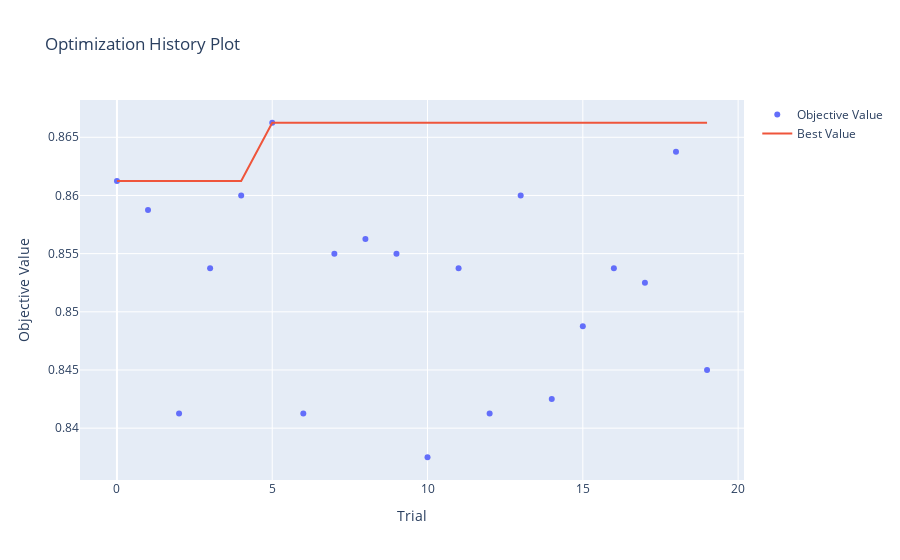

Notebook cell for this chart:
### Code cell
optuna.visualization.plot_optimization_history(study)

### Figure 1 — Plotly figure (JSON) as saved in the notebook; plotly's stock layout.template omitted (floating-point values rounded to 4 significant figures)
{"data": [{"mode": "markers", "name": "Objective Value", "type": "scatter", "x": [0, 1, 2, 3, 4, 5, 6, 7, 8, 9, 10, 11, 12, 13, 14, 15, 16, 17, 18, 19], "y": [0.8613, 0.8587, 0.8413, 0.8538, 0.86, 0.8662, 0.8413, 0.855, 0.8562, 0.855, 0.8375, 0.8538, 0.8413, 0.86, 0.8425, 0.8488, 0.8538, 0.8525, 0.8638, 0.845]}, {"mode": "lines", "name": "Best Value", "type": "scatter", "x": [0, 1, 2, 3, 4, 5, 6, 7, 8, 9, 10, 11, 12, 13, 14, 15, 16, 17, 18, 19], "y": [0.8613, 0.8613, 0.8613, 0.8613, 0.8613, 0.8662, 0.8662, 0.8662, 0.8662, 0.8662, 0.8662, 0.8662, 0.8662, 0.8662, 0.8662, 0.8662, 0.8662, 0.8662, 0.8662, 0.8662]}, {"marker": {"color": "#cccccc"}, "mode": "markers", "name": "Infeasible Trial", "showlegend": false, "type": "scatter", "x": [], "y": []}], "layout": {"title": {"text": "Optimization History Plot"}, "xaxis": {"title": {"text": "Trial"}}, "yaxis": {"title": {"text": "Objective Value"}}}}
